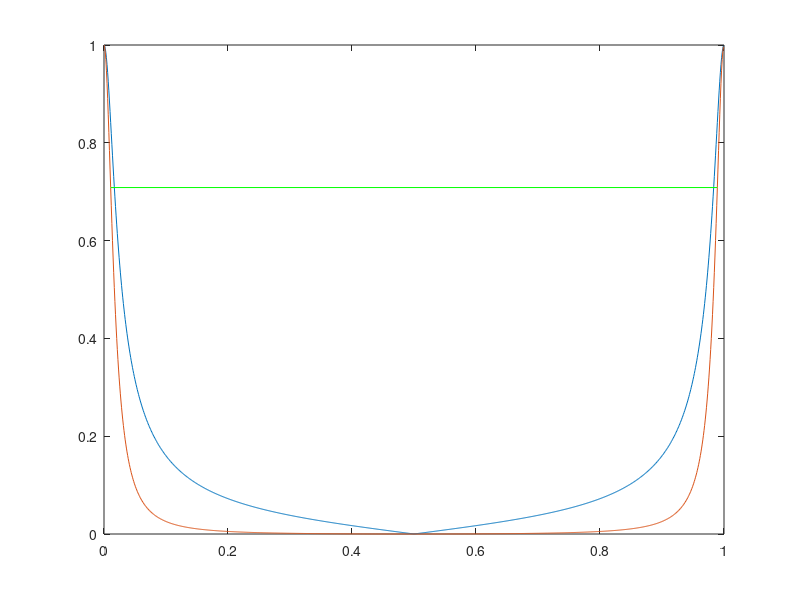

Source code (MATLAB): (Note: this script raises an error after producing the figure.)
clear all;close all;clc;

alpha=0.9;

b=[1 1];a=[1 -alpha];


b2=conv(b,b);
a2=conv(a,a);

N=1024;
teta=0:1/N:1-1/N;
delta=[1,zeros(1,N-1)];

h1=filter(b,a,delta);
H1=fft(h1);
h2=filter(b2,a2,delta);
H2=fft(h2);


m1=abs(max(H1));
m2=abs(max(H2));

H2=H2/m2;
H1=H1/m1;

plot(teta,abs(H1),teta,abs(H2));

cut_off1=abs(max(H1))/sqrt(2);
cut_off2=abs(max(H2))/sqrt(2);

fnd1=find(abs(abs(H1)-cut_off1)<0.001);
fnd2=find(abs(abs(H2)-cut_off2)<0.01);

hold
if ~isempty(fnd1)
   point1=teta(fnd1) 
   plot(teta(fnd1),abs(H1(fnd1)),'red'); 
end
if ~isempty(fnd2)
   point1=teta(fnd2) 
   plot(teta(fnd2),abs(H2(fnd2)),'green'); 
end
hold
   

figure
plot(teta,phase(H1),teta,phase(H2));
title('phase digram');
